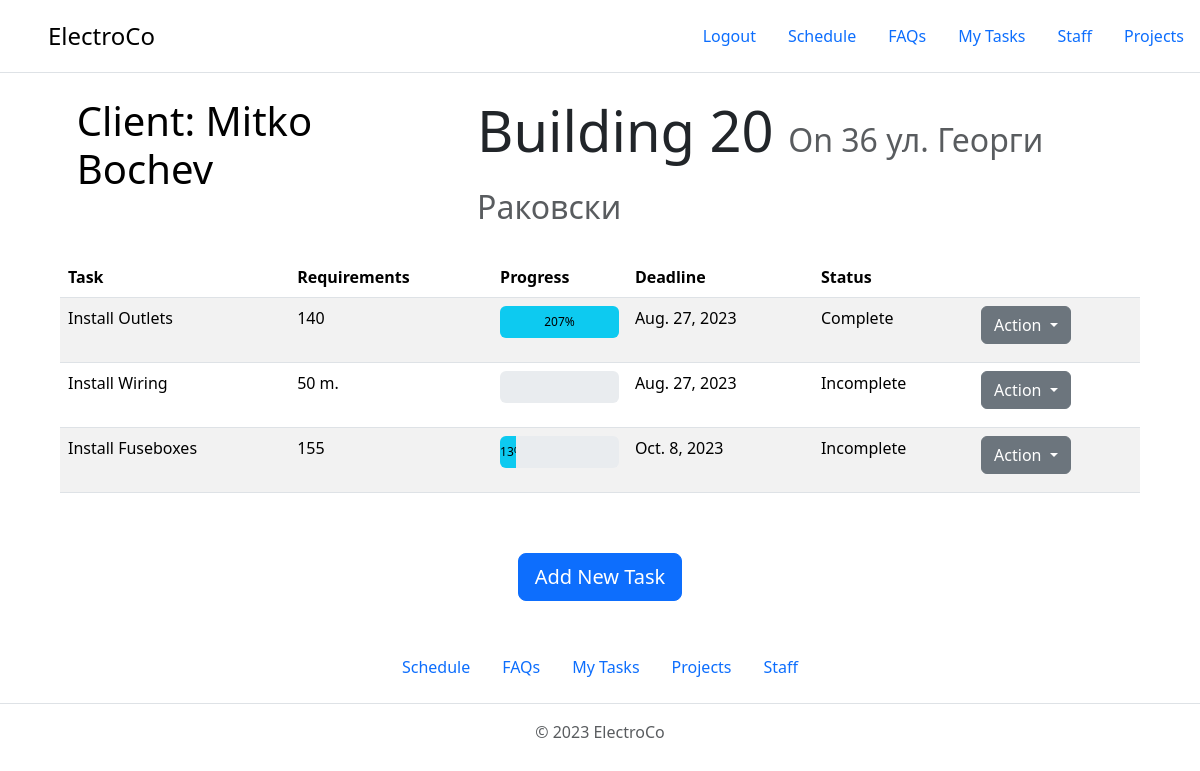
Before: /projects/building-20/ (signed in) with the older database file.
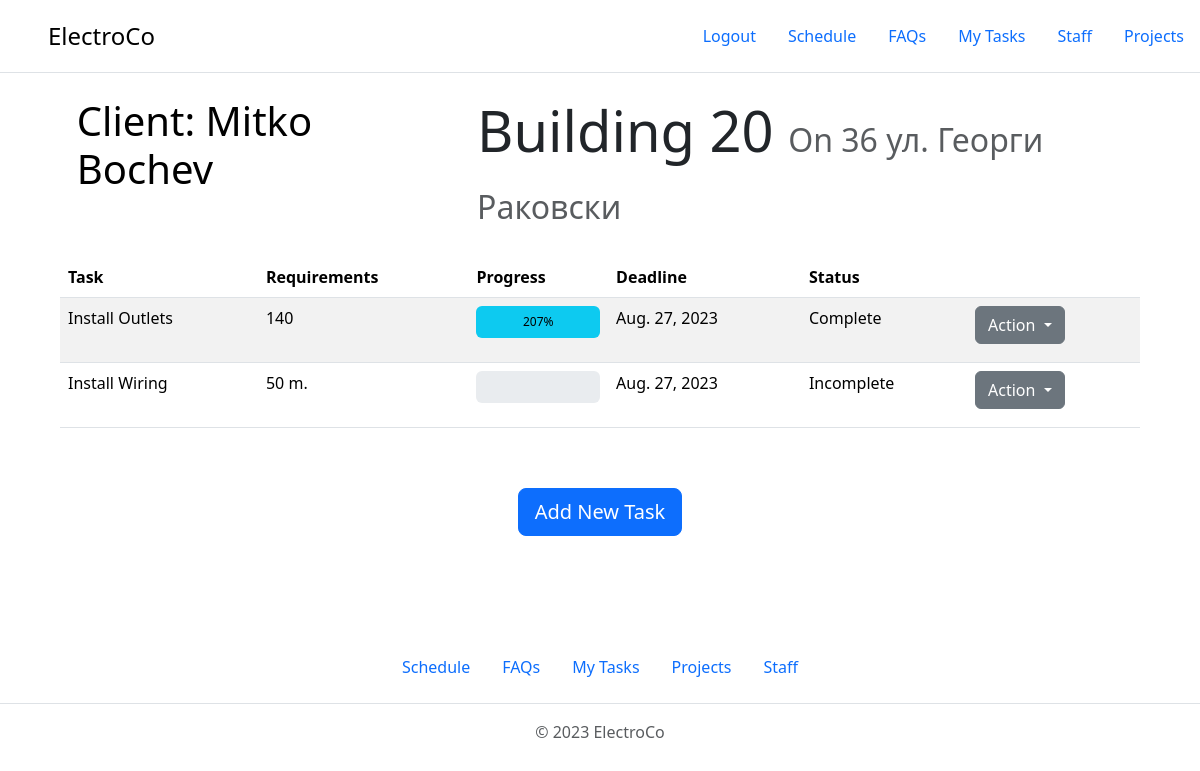
After: the same page with the newer database file.
### ProjectManagement/projects/models.py (models this page shows, shortened)
class Task(models.Model):
    project = models.ForeignKey(Project, on_delete=models.CASCADE, null=True)
    workers = models.ManyToManyField(WorkerUser, related_name='tasks')
    task_category = models.ForeignKey(TaskCategory, on_delete=models.SET_NULL, null=True, blank=False)
    requirement = models.IntegerField(
        validators=[MinValueValidator(1)],
        blank=False,
        null=False,
    )
    date_added = models.DateField(auto_now_add=True)
    deadline = models.DateField(blank=False, null=False)
    complete = models.BooleanField(default=False)
    work_done = models.PositiveIntegerField(default=0, validators=[MinValueValidator(0)])
    slug = models.SlugField(unique=False, blank=True)
    description = models.TextField(max_length=300, blank=True)
    @property
    def progress(self):
        percent = (self.work_done / int(self.requirement)) * 100
        return f'{percent:.0f}'

class TaskCategory(models.Model):
    CHOICES = (
        ('METERS', 'Meters'),
        ('NUMBER', 'Number'),
    )
    name = models.CharField(max_length=30, blank=False, null=False)
    unit = models.CharField(choices=CHOICES, max_length=100, blank=False, null=False)
    action = models.CharField(max_length=30, blank=True)
    item = models.CharField(max_length=30, blank=True)
    def __str__(self):
        return self.name

### ProjectManagement/projects/views.py (the view)
# urls.py: path('<slug:slug>/', views.projects_project_page_view, name='projects-project-page'),
@user_passes_test(is_superuser)
def projects_project_page_view(request, slug):
    project = Project.objects.get(slug=slug)
    context = {
        'project': project,
    }
    return render(request, 'projects/projects-project-page.html', context)

### ProjectManagement/projects/models.py (called while the page is built)
    @property
    def get_tasks(self):
        return self.task_set.all()

### ProjectManagement/projects/views.py (called while the page is built)
def is_superuser(user):
    return user.is_superuser

### templates/projects/projects-project-page.html (shortened to what this page needs)
{% extends 'base.html' %}
{% load static %}
{% block content %}
    <div style="display: flex; margin-left: 4.8rem;">
        <a class="display-6"
           style="text-decoration: none; color: black; padding-right: 3.5rem;">
            Client: <span class="nav-list">{{ project.client.full_name }}</span>
        </a>
        <p class="display-4" style="margin-left: auto;
    padding-right: 75px;">
            {{ project.project_name }}
            <small class="text-body-secondary" style="font-size: 2rem;">On {{ project.address }}</small>
        </p>
    </div>
    <table class="table table-striped" style="margin: 10px auto;
                max-width: 90%;">
        <thead>
        <tr>
            <th scope="col">Task</th>
            <th scope="col">Requirements</th>
            <th scope="col">Progress</th>
            <th scope="col">Deadline</th>
            <th scope="col">Status</th>
            <th scope="col"></th>
        </tr>
        </thead>
        <tbody>
        {% for task in project.get_tasks %}
            <tr class="task-tr" data-pk="{{ task.pk }}">
                <td>{{ task.task_category }}</td>
                <td>{{ task.requirement }}
                    {% if task.task_category.unit == 'METERS' %}
                        m.
                    {% endif %}
                </td>
                <td>
                    <div style="height: 32px;" class="progress mb-3" role="progressbar"
                         aria-label="Info example with label"
                         aria-valuenow="{{ task.progress }}" aria-valuemin="0" aria-valuemax="100">
                        <div class="progress-bar text-bg-info"
                             style="width: {{ task.progress }}%;">{{ task.progress }}%
                        </div>
                    </div>
                </td>
                <td>
                    {{ task.deadline }}
                </td>
                <td>
                    {% if task.complete %}
                        Complete
                    {% else %}
                        Incomplete
                    {% endif %}
                </td>
                <td>
                    <button class="btn btn-secondary dropdown-toggle" type="button" data-bs-toggle="dropdown"
                            aria-expanded="false">
                        Action
                    </button>
                </td>
            </tr>
        {% endfor %}
        </tbody>
    </table>
    <a class="btn btn-primary btn-lg" style="margin: 50px auto 10px auto;"
       href="{% url 'projects-new-task-page' project.slug%}">Add New Task</a>
{% endblock %}

Changed rows visible on the page:
removed Task: task_category "Install Fuseboxes", requirement "155", progress "13", deadline "Oct. 8, 2023", complete "Incomplete"
